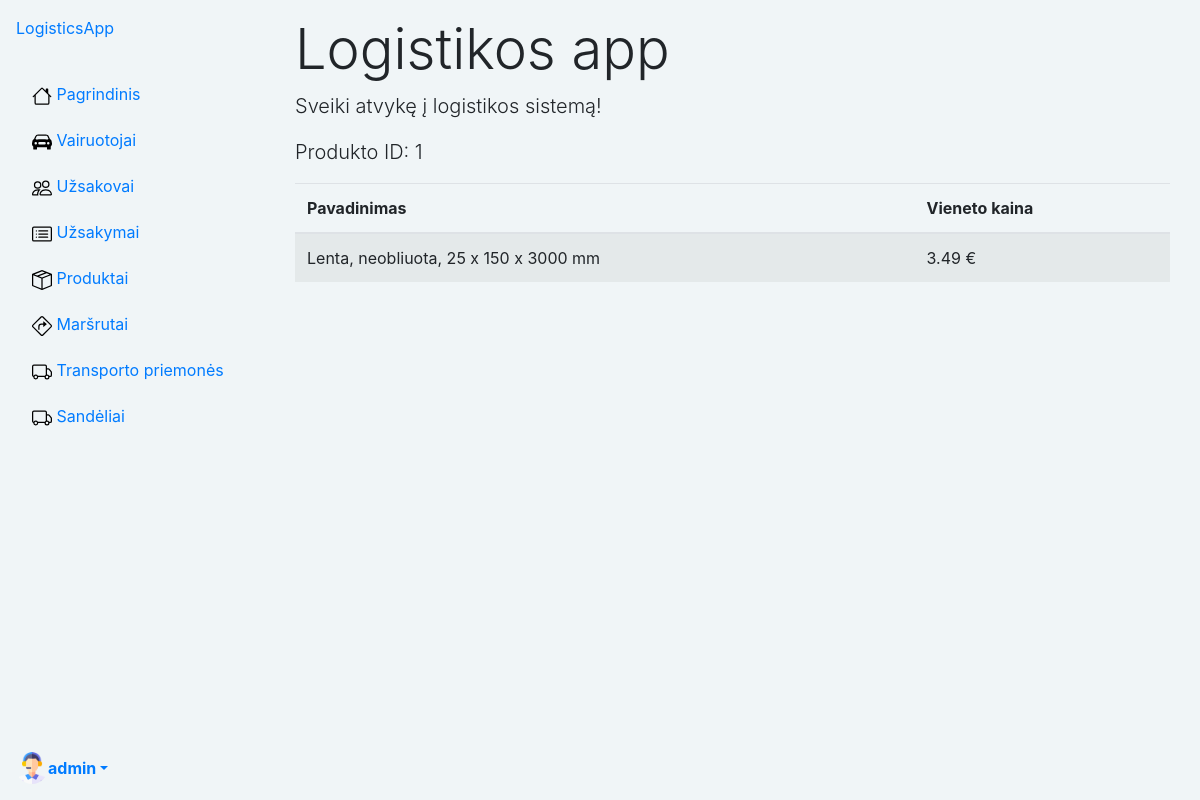
Screenshot of /logistics/products/1/ (signed in) with the database file from the repository.
### logistics/models.py (models this page shows, shortened)
class Profile(models.Model):
    user = models.OneToOneField(User, on_delete=models.CASCADE)
    nuotrauka = models.ImageField(default="profile_pics/default.png", upload_to="profile_pics")

class Product(models.Model):
    name = models.CharField('Produktas', max_length=50, help_text='Įveskite produkto pavadinimą')
    unit_price = models.FloatField('Vieneto kaina', help_text='Įveskite vieneto kainą')

### logistics/crud_views/product_views.py (the view)
# urls.py: path('products/<int:product_id>/', ProductDetailView.as_view(), name='product'),
class ProductDetailView(LoginRequiredMixin, generic.DetailView):
    model = Product
    template_name = 'products/product.html'
    context_object_name = 'product'
    pk_url_kwarg = 'product_id'

### templates/products/product.html
{% extends "base.html" %}
{% block content %}
  <div class="container mt-3">
    <h1 class="display-4">Logistikos app</h1>
    <p class="lead">Sveiki atvykę į logistikos sistemą!</p>
    <p class="lead">Produkto ID: {{product.id}}</p>
    <table class="table table-striped">
  <thead>
    <tr>
      <th scope="col">Pavadinimas</th>
      <th scope="col">Vieneto kaina</th>
    </tr>
  </thead>
  <tbody>
          <tr>
            <td>{{ product.name }}</td>
            <td>{{ product.unit_price }} €</td>
          </tr>
      </tbody>
    </table>
  </div>
{% endblock %}

### templates/base.html (shortened to what this page needs)
<!DOCTYPE html>
<html lang="en">
<head>
    {% load static %}
    <link rel="stylesheet" href="https://stackpath.bootstrapcdn.com/bootstrap/4.1.3/css/bootstrap.min.css"
>
    <link rel="stylesheet" href="{% static 'css/styles.css' %}">
    <link href="https://cdn.jsdelivr.net/npm/bootstrap-icons@1.18.0/font/bootstrap-icons.css" rel="stylesheet">
</head>
<body class="d-flex" style="background-color: #F0F5F7;">
<div class="d-flex flex-column flex-shrink-0 p-3 bg-body-tertiary"
     style="width: 265px; height: 100vh; background-color: #F0F5F7;">
    <a href="/" class="d-flex align-items-center mb-3 mb-md-0 me-md-auto link-body-emphasis text-decoration-none">
        <span class="fs-4">LogisticsApp</span>
    </a>
    <ul class="nav nav-pills flex-column mb-auto">
        <li class="nav-item align-items-center">
            <a href="{% url 'index' %}"
               class="nav-link {% if request.resolver_match.url_name == 'index' %}active{% endif %}
 link-body-emphasis">
                <img src="{% static 'images/house.svg' %}" width="20" height="30" alt="Your Logo" class="me-2">
                <span class="d-none d-md-inline">Pagrindinis</span>
            </a>
        </li>
        {% if user.is_authenticated %}
        {% if user.is_superuser %}
        <li class="nav-item align-items-center">
            <a href="{% url 'drivers' %}"
               class="nav-link {% if 'drivers' in request.path %}active{% endif %} link-body-emphasis">
                <img src="{% static 'images/car-front-fill (1).svg' %}" width="20" height="30" alt="Your Logo"
                     class="me-2">
                <span class="d-none d-md-inline">Vairuotojai</span>
            </a>
        </li>
        <li class="nav-item align-items-center">
            <a href="{% url 'customers' %}"
               class="nav-link {% if 'customers' in request.path %}active{% endif %} link-body-emphasis">
                <img src="{% static 'images/people.svg' %}" width="20" height="30" alt="Your Logo" class="me-2">
                <span class="d-none d-md-inline">Užsakovai</span>
            </a>
        </li>
        <li class="nav-item align-items-center">
            <a href="{% url 'orders' %}"
               class="nav-link {% if 'orders' in request.path %}active{% endif %} link-body-emphasis">
                <img src="{% static 'images/card-list.svg' %}" width="20" height="30" alt="Your Logo" class="me-2">
                <span class="d-none d-md-inline">Užsakymai</span>
            </a>
        </li>
        <li class="nav-item align-items-center">
            <a href="{% url 'products' %}" class="nav-link {% if request.resolver_match.url_name == 'products' %}active{% endif %}
 link-body-emphasis">
                <img src="{% static 'images/box-seam.svg' %}" width="20" height="30" alt="Your Logo" class="me-2">
                <span class="d-none d-md-inline">Produktai</span>
            </a>
        </li>
        <li class="nav-item align-items-center">
            <a href="{% url 'routes' %}"
               class="nav-link {% if 'routes' in request.path %}active{% endif %} link-body-emphasis">
                <img src="{% static 'images/sign-turn-right.svg' %}" width="20" height="30" alt="Your Logo"
                     class="me-2">
                <span class="d-none d-md-inline">Maršrutai</span>
            </a>
        </li>
        <li class="nav-item align-items-center">
            <a href="{% url 'vehicles' %}"
               class="nav-link {% if 'vehicles' in request.path %}active{% endif %} link-body-emphasis">
                <img src="{% static 'images/truck.svg' %}" width="20" height="30" alt="Your Logo" class="me-2">
                <span class="d-none d-md-inline">Transporto priemonės</span>
            </a>
        </li>
        <li class="nav-item align-items-center">
            <a href="{% url 'warehouses' %}"
               class="nav-link {% if 'warehouses' in request.path %}active{% endif %} link-body-emphasis">
                <img src="{% static 'images/truck.svg' %}" width="20" height="30" alt="Your Logo" class="me-2">
                <span class="d-none d-md-inline">Sandėliai</span>
            </a>
        </li>
        {% endif %}
    </ul>
    <div class="dropdown">
        <a href="#" class="d-flex align-items-center link-body-emphasis text-decoration-none dropdown-toggle"
           data-toggle="dropdown" aria-expanded="false">
            <img src="{{ user.profile.nuotrauka.url }}" alt="" width="32" height="32" class="rounded-circle me-2">
            <strong>{{ user.get_username}}</strong>
        </a>
            {% endif %}
    </div>
</div>
<div class="container-fluid">
    {% block content %}{% endblock %}
</div>
</body>
</html>

### rows the page displays
Product: id "1", name "Lenta, neobliuota, 25 x 150 x 3000 mm", unit_price "3.49"

### other values shown
{{ user.get_username }} "admin"
